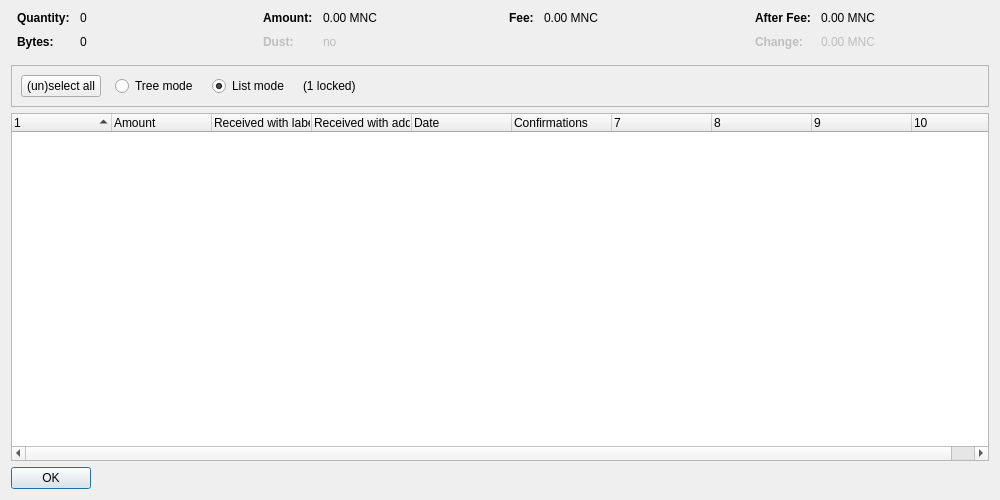
<?xml version="1.0" encoding="UTF-8"?>
<ui version="4.0">
 <class>CoinControlDialog</class>
 <widget class="QDialog" name="CoinControlDialog">
  <property name="geometry">
   <rect>
    <x>0</x>
    <y>0</y>
    <width>1000</width>
    <height>500</height>
   </rect>
  </property>
  <property name="windowTitle">
   <string>Coin Selection</string>
  </property>
  <layout class="QVBoxLayout" name="verticalLayout">
   <item>
    <layout class="QHBoxLayout" name="horizontalLayoutTop" stretch="0,0,0,0">
     <property name="topMargin">
      <number>0</number>
     </property>
     <property name="bottomMargin">
      <number>10</number>
     </property>
     <item>
      <layout class="QFormLayout" name="formLayoutCoinControl1">
       <property name="horizontalSpacing">
        <number>10</number>
       </property>
       <property name="verticalSpacing">
        <number>10</number>
       </property>
       <property name="leftMargin">
        <number>6</number>
       </property>
       <property name="rightMargin">
        <number>6</number>
       </property>
       <item row="0" column="0">
        <widget class="QLabel" name="labelCoinControlQuantityText">
         <property name="font">
          <font>
           <weight>75</weight>
           <bold>true</bold>
          </font>
         </property>
         <property name="text">
          <string>Quantity:</string>
         </property>
        </widget>
       </item>
       <item row="0" column="1">
        <widget class="QLabel" name="labelCoinControlQuantity">
         <property name="cursor">
          <cursorShape>IBeamCursor</cursorShape>
         </property>
         <property name="contextMenuPolicy">
          <enum>Qt::ActionsContextMenu</enum>
         </property>
         <property name="text">
          <string notr="true">0</string>
         </property>
         <property name="textInteractionFlags">
          <set>Qt::LinksAccessibleByMouse|Qt::TextSelectableByKeyboard|Qt::TextSelectableByMouse</set>
         </property>
        </widget>
       </item>
       <item row="1" column="0">
        <widget class="QLabel" name="labelCoinControlBytesText">
         <property name="font">
          <font>
           <weight>75</weight>
           <bold>true</bold>
          </font>
         </property>
         <property name="text">
          <string>Bytes:</string>
         </property>
        </widget>
       </item>
       <item row="1" column="1">
        <widget class="QLabel" name="labelCoinControlBytes">
         <property name="cursor">
          <cursorShape>IBeamCursor</cursorShape>
         </property>
         <property name="contextMenuPolicy">
          <enum>Qt::ActionsContextMenu</enum>
         </property>
         <property name="text">
          <string notr="true">0</string>
         </property>
         <property name="textInteractionFlags">
          <set>Qt::LinksAccessibleByMouse|Qt::TextSelectableByKeyboard|Qt::TextSelectableByMouse</set>
         </property>
        </widget>
       </item>
      </layout>
     </item>
     <item>
      <layout class="QFormLayout" name="formLayoutCoinControl2">
       <property name="horizontalSpacing">
        <number>10</number>
       </property>
       <property name="verticalSpacing">
        <number>10</number>
       </property>
       <property name="leftMargin">
        <number>6</number>
       </property>
       <property name="rightMargin">
        <number>6</number>
       </property>
       <item row="0" column="0">
        <widget class="QLabel" name="labelCoinControlAmountText">
         <property name="font">
          <font>
           <weight>75</weight>
           <bold>true</bold>
          </font>
         </property>
         <property name="text">
          <string>Amount:</string>
         </property>
        </widget>
       </item>
       <item row="0" column="1">
        <widget class="QLabel" name="labelCoinControlAmount">
         <property name="cursor">
          <cursorShape>IBeamCursor</cursorShape>
         </property>
         <property name="contextMenuPolicy">
          <enum>Qt::ActionsContextMenu</enum>
         </property>
         <property name="text">
          <string notr="true">0.00 MNC</string>
         </property>
         <property name="textInteractionFlags">
          <set>Qt::LinksAccessibleByMouse|Qt::TextSelectableByKeyboard|Qt::TextSelectableByMouse</set>
         </property>
        </widget>
       </item>
       <item row="1" column="0">
        <widget class="QLabel" name="labelCoinControlLowOutputText">
         <property name="enabled">
          <bool>false</bool>
         </property>
         <property name="font">
          <font>
           <weight>75</weight>
           <bold>true</bold>
          </font>
         </property>
         <property name="text">
          <string>Dust:</string>
         </property>
        </widget>
       </item>
       <item row="1" column="1">
        <widget class="QLabel" name="labelCoinControlLowOutput">
         <property name="enabled">
          <bool>false</bool>
         </property>
         <property name="cursor">
          <cursorShape>IBeamCursor</cursorShape>
         </property>
         <property name="contextMenuPolicy">
          <enum>Qt::ActionsContextMenu</enum>
         </property>
         <property name="text">
          <string notr="true">no</string>
         </property>
         <property name="textInteractionFlags">
          <set>Qt::LinksAccessibleByMouse|Qt::TextSelectableByKeyboard|Qt::TextSelectableByMouse</set>
         </property>
        </widget>
       </item>
      </layout>
     </item>
     <item>
      <layout class="QFormLayout" name="formLayoutCoinControl3">
       <property name="horizontalSpacing">
        <number>10</number>
       </property>
       <property name="verticalSpacing">
        <number>10</number>
       </property>
       <property name="leftMargin">
        <number>6</number>
       </property>
       <property name="rightMargin">
        <number>6</number>
       </property>
       <item row="0" column="0">
        <widget class="QLabel" name="labelCoinControlFeeText">
         <property name="font">
          <font>
           <weight>75</weight>
           <bold>true</bold>
          </font>
         </property>
         <property name="text">
          <string>Fee:</string>
         </property>
        </widget>
       </item>
       <item row="0" column="1">
        <widget class="QLabel" name="labelCoinControlFee">
         <property name="cursor">
          <cursorShape>IBeamCursor</cursorShape>
         </property>
         <property name="contextMenuPolicy">
          <enum>Qt::ActionsContextMenu</enum>
         </property>
         <property name="text">
          <string notr="true">0.00 MNC</string>
         </property>
         <property name="textInteractionFlags">
          <set>Qt::LinksAccessibleByMouse|Qt::TextSelectableByKeyboard|Qt::TextSelectableByMouse</set>
         </property>
        </widget>
       </item>
      </layout>
     </item>
     <item>
      <layout class="QFormLayout" name="formLayoutCoinControl4">
       <property name="horizontalSpacing">
        <number>10</number>
       </property>
       <property name="verticalSpacing">
        <number>10</number>
       </property>
       <property name="leftMargin">
        <number>6</number>
       </property>
       <property name="rightMargin">
        <number>6</number>
       </property>
       <item row="0" column="0">
        <widget class="QLabel" name="labelCoinControlAfterFeeText">
         <property name="font">
          <font>
           <weight>75</weight>
           <bold>true</bold>
          </font>
         </property>
         <property name="text">
          <string>After Fee:</string>
         </property>
        </widget>
       </item>
       <item row="0" column="1">
        <widget class="QLabel" name="labelCoinControlAfterFee">
         <property name="cursor">
          <cursorShape>IBeamCursor</cursorShape>
         </property>
         <property name="contextMenuPolicy">
          <enum>Qt::ActionsContextMenu</enum>
         </property>
         <property name="text">
          <string notr="true">0.00 MNC</string>
         </property>
         <property name="textInteractionFlags">
          <set>Qt::LinksAccessibleByMouse|Qt::TextSelectableByKeyboard|Qt::TextSelectableByMouse</set>
         </property>
        </widget>
       </item>
       <item row="1" column="0">
        <widget class="QLabel" name="labelCoinControlChangeText">
         <property name="enabled">
          <bool>false</bool>
         </property>
         <property name="font">
          <font>
           <weight>75</weight>
           <bold>true</bold>
          </font>
         </property>
         <property name="text">
          <string>Change:</string>
         </property>
        </widget>
       </item>
       <item row="1" column="1">
        <widget class="QLabel" name="labelCoinControlChange">
         <property name="enabled">
          <bool>false</bool>
         </property>
         <property name="cursor">
          <cursorShape>IBeamCursor</cursorShape>
         </property>
         <property name="contextMenuPolicy">
          <enum>Qt::ActionsContextMenu</enum>
         </property>
         <property name="text">
          <string notr="true">0.00 MNC</string>
         </property>
         <property name="textInteractionFlags">
          <set>Qt::LinksAccessibleByMouse|Qt::TextSelectableByKeyboard|Qt::TextSelectableByMouse</set>
         </property>
        </widget>
       </item>
      </layout>
     </item>
    </layout>
   </item>
   <item>
    <widget class="QFrame" name="frame">
     <property name="minimumSize">
      <size>
       <width>0</width>
       <height>40</height>
      </size>
     </property>
     <property name="frameShape">
      <enum>QFrame::StyledPanel</enum>
     </property>
     <property name="frameShadow">
      <enum>QFrame::Sunken</enum>
     </property>
     <layout class="QHBoxLayout" name="horizontalLayout">
      <item>
       <layout class="QHBoxLayout" name="horizontalLayoutPanel" stretch="0,0,0,0,0">
        <property name="spacing">
         <number>14</number>
        </property>
        <item>
         <widget class="QPushButton" name="pushButtonSelectAll">
          <property name="sizePolicy">
           <sizepolicy hsizetype="Maximum" vsizetype="Fixed">
            <horstretch>0</horstretch>
            <verstretch>0</verstretch>
           </sizepolicy>
          </property>
          <property name="text">
           <string>(un)select all</string>
          </property>
          <property name="autoDefault">
           <bool>false</bool>
          </property>
         </widget>
        </item>
        <item>
         <widget class="QRadioButton" name="radioTreeMode">
          <property name="sizePolicy">
           <sizepolicy hsizetype="Maximum" vsizetype="Fixed">
            <horstretch>0</horstretch>
            <verstretch>0</verstretch>
           </sizepolicy>
          </property>
          <property name="text">
           <string>Tree mode</string>
          </property>
         </widget>
        </item>
        <item>
         <widget class="QRadioButton" name="radioListMode">
          <property name="sizePolicy">
           <sizepolicy hsizetype="Maximum" vsizetype="Fixed">
            <horstretch>0</horstretch>
            <verstretch>0</verstretch>
           </sizepolicy>
          </property>
          <property name="text">
           <string>List mode</string>
          </property>
          <property name="checked">
           <bool>true</bool>
          </property>
         </widget>
        </item>
        <item>
         <widget class="QLabel" name="labelLocked">
          <property name="text">
           <string notr="true">(1 locked)</string>
          </property>
         </widget>
        </item>
        <item>
         <spacer name="horizontalSpacer">
          <property name="orientation">
           <enum>Qt::Horizontal</enum>
          </property>
          <property name="sizeHint" stdset="0">
           <size>
            <width>40</width>
            <height>20</height>
           </size>
          </property>
         </spacer>
        </item>
       </layout>
      </item>
     </layout>
    </widget>
   </item>
   <item>
    <widget class="CoinControlTreeWidget" name="treeWidget">
     <property name="contextMenuPolicy">
      <enum>Qt::CustomContextMenu</enum>
     </property>
     <property name="sortingEnabled">
      <bool>false</bool>
     </property>
     <property name="columnCount">
      <number>10</number>
     </property>
     <attribute name="headerShowSortIndicator" stdset="0">
      <bool>true</bool>
     </attribute>
     <attribute name="headerStretchLastSection">
      <bool>false</bool>
     </attribute>
     <column>
      <property name="text">
       <string/>
      </property>
     </column>
     <column>
      <property name="text">
       <string>Amount</string>
      </property>
     </column>
     <column>
      <property name="text">
       <string>Received with label</string>
      </property>
     </column>
     <column>
      <property name="text">
       <string>Received with address</string>
      </property>
     </column>
     <column>
      <property name="text">
       <string>Date</string>
      </property>
     </column>
     <column>
      <property name="text">
       <string>Confirmations</string>
      </property>
      <property name="toolTip">
       <string>Confirmed</string>
      </property>
     </column>
     <column>
      <property name="text">
       <string/>
      </property>
     </column>
     <column>
      <property name="text">
       <string/>
      </property>
     </column>
     <column>
      <property name="text">
       <string/>
      </property>
     </column>
     <column>
      <property name="text">
       <string/>
      </property>
     </column>
    </widget>
   </item>
   <item>
    <widget class="QDialogButtonBox" name="buttonBox">
     <property name="sizePolicy">
      <sizepolicy hsizetype="Maximum" vsizetype="Fixed">
       <horstretch>0</horstretch>
       <verstretch>0</verstretch>
      </sizepolicy>
     </property>
     <property name="orientation">
      <enum>Qt::Horizontal</enum>
     </property>
     <property name="standardButtons">
      <set>QDialogButtonBox::Ok</set>
     </property>
    </widget>
   </item>
  </layout>
 </widget>
 <customwidgets>
  <customwidget>
   <class>CoinControlTreeWidget</class>
   <extends>QTreeWidget</extends>
   <header>qt/coincontroltreewidget.h</header>
  </customwidget>
 </customwidgets>
 <resources/>
 <connections/>
</ui>
